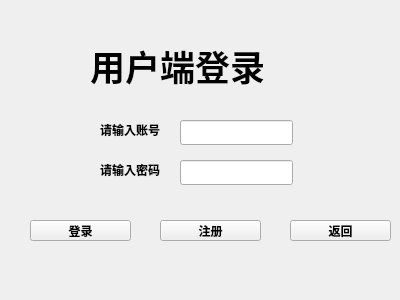
<?xml version="1.0" encoding="UTF-8"?>
<ui version="4.0">
 <class>User_login</class>
 <widget class="QWidget" name="User_login">
  <property name="geometry">
   <rect>
    <x>0</x>
    <y>0</y>
    <width>400</width>
    <height>300</height>
   </rect>
  </property>
  <property name="windowTitle">
   <string>Form</string>
  </property>
  <widget class="QLabel" name="label">
   <property name="geometry">
    <rect>
     <x>100</x>
     <y>120</y>
     <width>141</width>
     <height>19</height>
    </rect>
   </property>
   <property name="font">
    <font>
     <bold>true</bold>
    </font>
   </property>
   <property name="text">
    <string>请输入账号</string>
   </property>
  </widget>
  <widget class="QLineEdit" name="lineEdit">
   <property name="geometry">
    <rect>
     <x>180</x>
     <y>120</y>
     <width>113</width>
     <height>25</height>
    </rect>
   </property>
  </widget>
  <widget class="QLabel" name="label_2">
   <property name="geometry">
    <rect>
     <x>100</x>
     <y>160</y>
     <width>91</width>
     <height>19</height>
    </rect>
   </property>
   <property name="font">
    <font>
     <bold>true</bold>
    </font>
   </property>
   <property name="text">
    <string>请输入密码</string>
   </property>
  </widget>
  <widget class="QLineEdit" name="lineEdit_2">
   <property name="geometry">
    <rect>
     <x>180</x>
     <y>160</y>
     <width>113</width>
     <height>25</height>
    </rect>
   </property>
   <property name="echoMode">
    <enum>QLineEdit::Password</enum>
   </property>
  </widget>
  <widget class="QPushButton" name="pushButton">
   <property name="geometry">
    <rect>
     <x>30</x>
     <y>220</y>
     <width>101</width>
     <height>21</height>
    </rect>
   </property>
   <property name="font">
    <font>
     <bold>true</bold>
    </font>
   </property>
   <property name="text">
    <string>登录</string>
   </property>
  </widget>
  <widget class="QPushButton" name="pushButton_2">
   <property name="geometry">
    <rect>
     <x>160</x>
     <y>220</y>
     <width>101</width>
     <height>21</height>
    </rect>
   </property>
   <property name="font">
    <font>
     <bold>true</bold>
    </font>
   </property>
   <property name="text">
    <string>注册</string>
   </property>
  </widget>
  <widget class="QLabel" name="label_3">
   <property name="geometry">
    <rect>
     <x>90</x>
     <y>0</y>
     <width>261</width>
     <height>131</height>
    </rect>
   </property>
   <property name="font">
    <font>
     <family>等线</family>
     <pointsize>26</pointsize>
     <bold>true</bold>
    </font>
   </property>
   <property name="text">
    <string>用户端登录</string>
   </property>
  </widget>
  <widget class="QLabel" name="label_4">
   <property name="geometry">
    <rect>
     <x>210</x>
     <y>350</y>
     <width>151</width>
     <height>19</height>
    </rect>
   </property>
   <property name="text">
    <string/>
   </property>
  </widget>
  <widget class="QPushButton" name="pushButton_3">
   <property name="geometry">
    <rect>
     <x>290</x>
     <y>220</y>
     <width>101</width>
     <height>21</height>
    </rect>
   </property>
   <property name="font">
    <font>
     <bold>true</bold>
    </font>
   </property>
   <property name="text">
    <string>返回</string>
   </property>
  </widget>
  <widget class="QLabel" name="label_5">
   <property name="geometry">
    <rect>
     <x>150</x>
     <y>190</y>
     <width>121</width>
     <height>16</height>
    </rect>
   </property>
   <property name="text">
    <string/>
   </property>
  </widget>
 </widget>
 <resources/>
 <connections/>
</ui>
